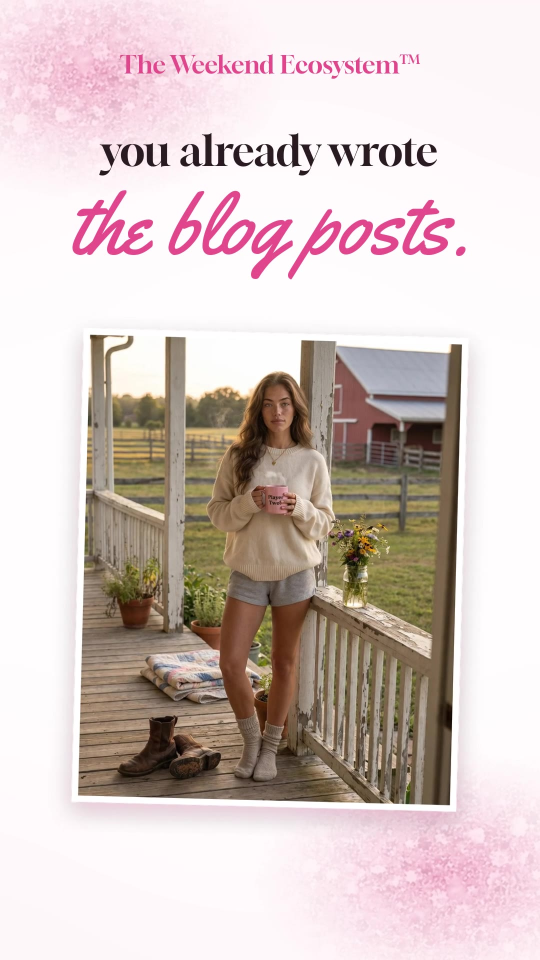
#> input picture ops/promo-reels/2026-10-23-we-reel-01-cover.jpg, 1080 x 1920 px (shown at 1/2 size)
$ python -i look_reel.py   (imports and definitions only)
#> lines starting #> are read from the running program, lines starting #| are printed output that depends on the picture; after the words box and inside, x2 and y2 are one past the last pixel; in counts of white or black regions, pixels touching at a corner belong together
#> further down, picture is the input picture: PIL image 1080x1920 RGB; mean R, G, B 212.7, 197.9, 194.9
"""One promo Reel for The While-You-Sleep Storefront, made from ONE look's full photo set.

Usage: python3 look_reel.py <slug> <hook 1-4> <out_dir>
Reads src/lifestyle/<slug>.json and <slug>-basic.jpg / -styled.jpg / -lifestyle.jpg, plus the look's Roundup and Found It
pins from public/wys-pins/<slug>/roundup.jpg and found-it.jpg (or ops/wys/newpins/*_<slug_with_underscores>_roundup.jpg / _foundit.jpg).
All five are required (Jodie, 12 Nov 2026: every look has 5 photos; never show a partial set). Seasonal looks are not used.
Writes <out_dir>/<slug>-reel.mp4 (1080x1920, 30 fps, about 23 s, silent) and <slug>-reel-cover.jpg.
Approved design: the PREMIUM version (Jodie, 12 Nov 2026: "Love it!"), built on the "bold" promo she picked earlier that day:
Gloock serif headlines, blush Yellowtail script accent lines with a centred champagne underline (no solid colour boxes),
a lone capital I in a script line is set in Gloock, champagne hairline frame, soft silver sparkle at the edges,
"See how it works" end button. No flat pink backgrounds, lists stacked
with dashes, product name big on the end card, text kept clear of the Instagram caption and buttons.
"""
import os, sys, json, math, subprocess
from PIL import Image, ImageDraw, ImageFont, ImageFilter

HERE = os.path.dirname(os.path.abspath(__file__))
REPO = os.path.abspath(os.path.join(HERE, '..', '..'))
FD = os.path.join(HERE, 'fonts')
W, H, FPS = 1080, 1920, 30
# INSTAGRAM SAFE AREA (Jodie, 16 Nov 2026: she had to delete the Laundry Day Reel for cut-off text).
# The feed shows a Reel cropped to 4:5 (rows 285-1635) and the Reels screen covers the top ~250 px (name/AI label)
# and the bottom ~420 px (caption, buttons). Every word, card and line must sit inside SAFE_TOP..SAFE_BOTTOM,
# and nothing may slide in from or out past the frame edges. check_safe() refuses to render if anything breaks this.
SAFE_TOP, SAFE_BOTTOM, SAFE_X = 300, 1480, 60
PINK = (214, 46, 115)
INK = (26, 20, 23)
LIGHT = (255, 240, 246)

HOOKS = {
    1: ('POSTED AT 2 AM.', 'I WAS ASLEEP.'),
    2: ('THIS LOOK WAS MADE', 'WHILE I SLEPT.'),
    3: ("I DIDN'T STYLE THIS.", 'I WAS ASLEEP.'),
    4: ('MY STOREFRONT', 'WORKED THE NIGHT SHIFT.'),
}


# [5 lines left out: function F, not called in this run]

ANT = lambda s: F('Anton-Regular.ttf', s)
GLO = lambda s: F('Gloock-Regular.ttf', s)
JOST = lambda s, v='SemiBold': F('Jost.ttf', s, v)
SCRIPT = lambda s: F('yellowtail-latin-400-normal.ttf', s)
BLUSH = (255, 196, 222)      # script accent colour
CHAMP = (246, 226, 206)      # champagne hairlines


def ease(p):
    p = max(0.0, min(1.0, p)); return 1 - (1 - p) ** 3


def ease_back(p):
    p = max(0.0, min(1.0, p)); c1 = 1.70158; c3 = c1 + 1
    return 1 + c3 * (p - 1) ** 3 + c1 * (p - 1) ** 2


# [91 lines left out: functions fit_text, glow, label, sentence, big, stack and 2 more, not called in this run]


class El:
    def __init__(s, img, cx, cy, t0=0, din=0.4, kind='up', dist=80):
        s.img, s.cx, s.cy, s.t0, s.din, s.kind, s.dist = img, cx, cy, t0, din, kind, dist

    # [12 lines left out: function draw, not called in this run]


def cover_fit(src, z=1.0, cx=0.5, cy=0.5):
#> called with z = 1.15, cx = 0.5, cy = 0.5
    s = max(W / src.width, H / src.height) * z; cw, ch = W / s, H / s
#> after `s = max(W / src.width, H / src.height) * z`: s = 1.15
#> after `cw, ch = (W / s, H / s)`: cw = 939.1; ch = 1669.6
    x, y = src.width * cx, src.height * cy
#> x = 540; y = 960
    x = min(max(x, cw / 2), src.width - cw / 2); y = min(max(y, ch / 2), src.height - ch / 2)
    return src.resize((W, H), Image.BILINEAR, box=(x - cw / 2, y - ch / 2, x + cw / 2, y + ch / 2)).convert('RGBA')
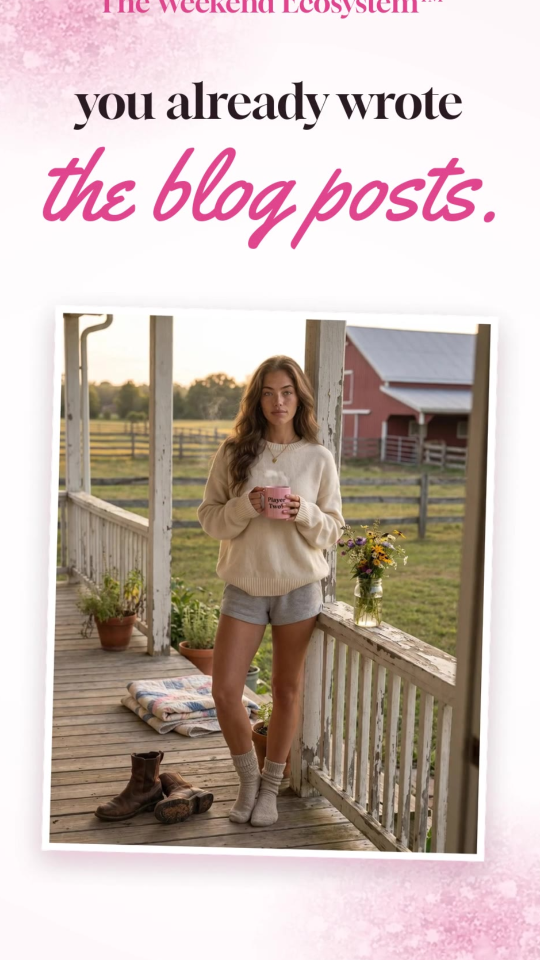
#> returned value: PIL image 1080x1920 RGBA (shown at 1/2 size); mean R, G, B, A 199.8, 183.8, 178.5, 255


def kenburns(src, t, dur, z0, z1):
    return cover_fit(src, z0 + (z1 - z0) * min(1, t / dur))


# [8 lines left out: function shade, not called in this run]


def rose_backdrop(src):
    """The look's own photo, blurred, under a deep rose wash with a soft glow: rich, never flat."""
    b = cover_fit(src, 1.15).filter(ImageFilter.GaussianBlur(38))
    wash = Image.new('RGBA', (W, H), (96, 18, 56, 140)); b.alpha_composite(wash)
#> after `wash = Image.new('RGBA', (W, H), (96, 18, 56, 140))`:
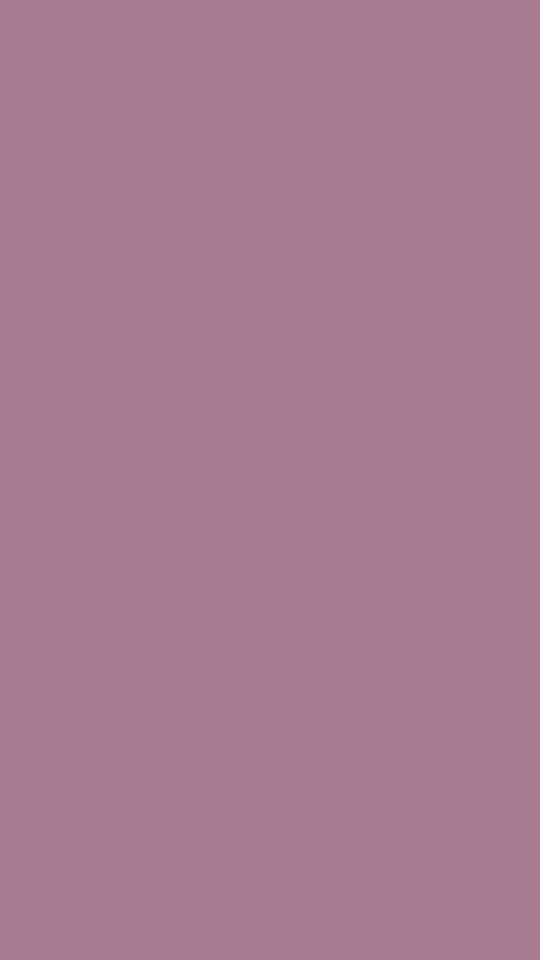
#> wash: PIL image 1080x1920 RGBA (shown at 1/2 size); mean R, G, B, A 96, 18, 56, 140; transparent parts drawn white
    m = Image.new('L', (W, H), 0); ImageDraw.Draw(m).ellipse((-250, 250, 1330, 1450), fill=120)
#> after `m = Image.new('L', (W, H), 0)`: m: PIL image 1080x1920 L; every value is 0
#> after `ImageDraw.Draw(m).ellipse((-250, 250, 1330, 1450), fill=120)`:
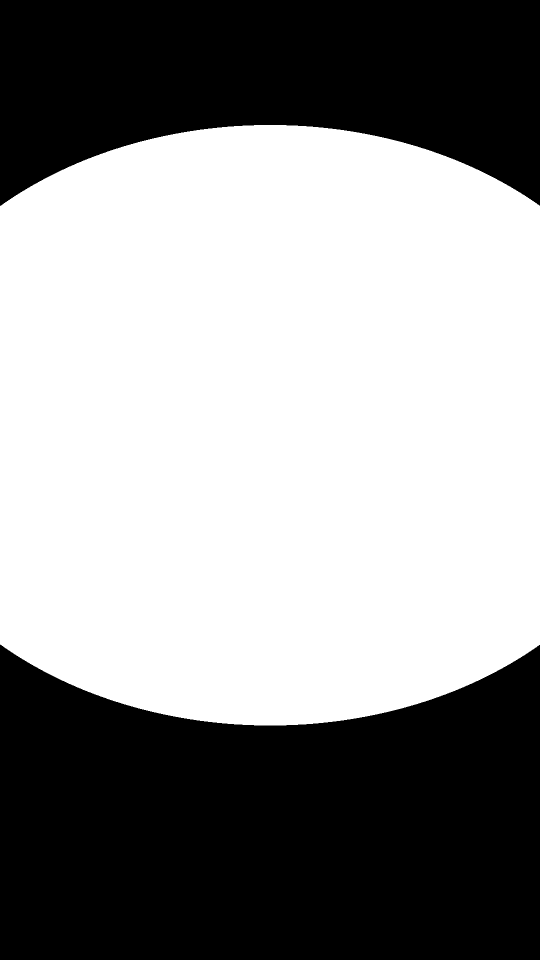
#> m: PIL image 1080x1920 L (shown at 1/2 size); values 0 (black) and 120 (white), 57.3% white; 2 black regions, box (x1, y1, x2, y2) and area: (0, 1289, 1080, 1920) 561288, (0, 0, 1080, 412) 324768
    g = Image.new('RGBA', (W, H), (232, 90, 155, 255)); g.putalpha(m.filter(ImageFilter.GaussianBlur(220)))
#> after `g.putalpha(m.filter(ImageFilter.GaussianBlur(220)))`:
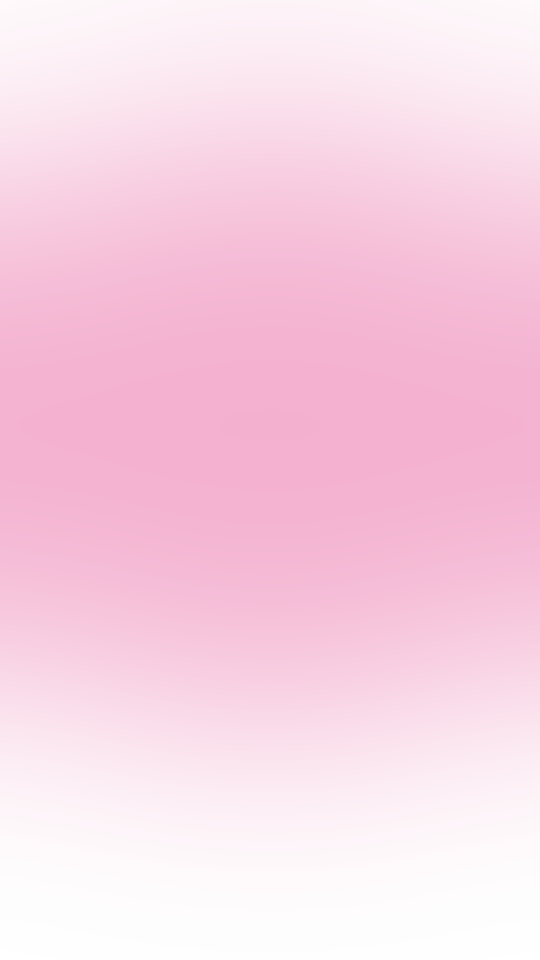
#> g: PIL image 1080x1920 RGBA (shown at 1/2 size); mean R, G, B, A 232, 90, 155, 67.3; transparent parts drawn white
    b.alpha_composite(g)
    v = Image.new('L', (1, H))
    for y in range(H): v.putpixel((0, y), int(110 * abs(y / H - 0.5) * 2) ** 1)
    vv = Image.new('RGBA', (W, H), (25, 6, 15, 255)); vv.putalpha(v.resize((W, H))); b.alpha_composite(vv)
#> after `vv = Image.new('RGBA', (W, H), (25, 6, 15, 255))`:
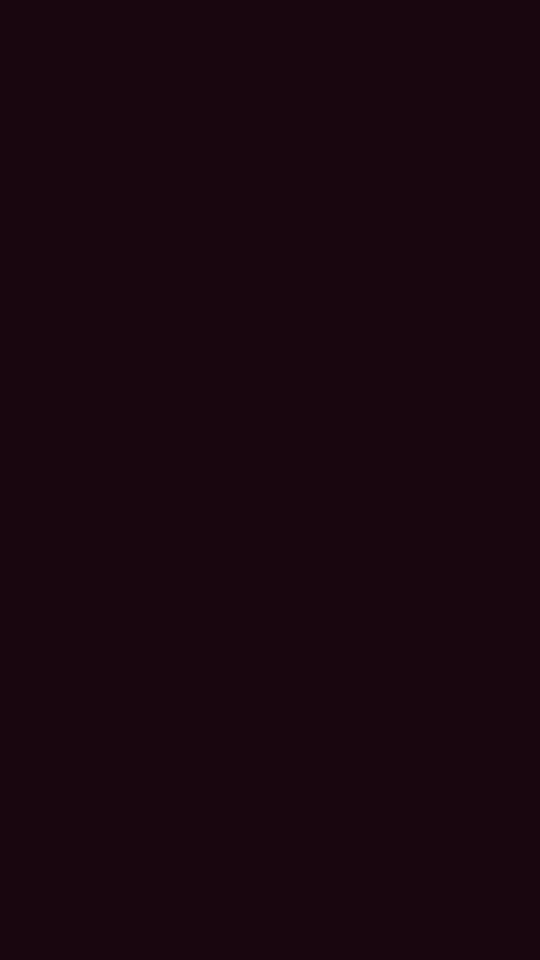
#> vv: PIL image 1080x1920 RGBA (shown at 1/2 size); mean R, G, B, A 25, 6, 15, 255
#> after `vv.putalpha(v.resize((W, H)))`:
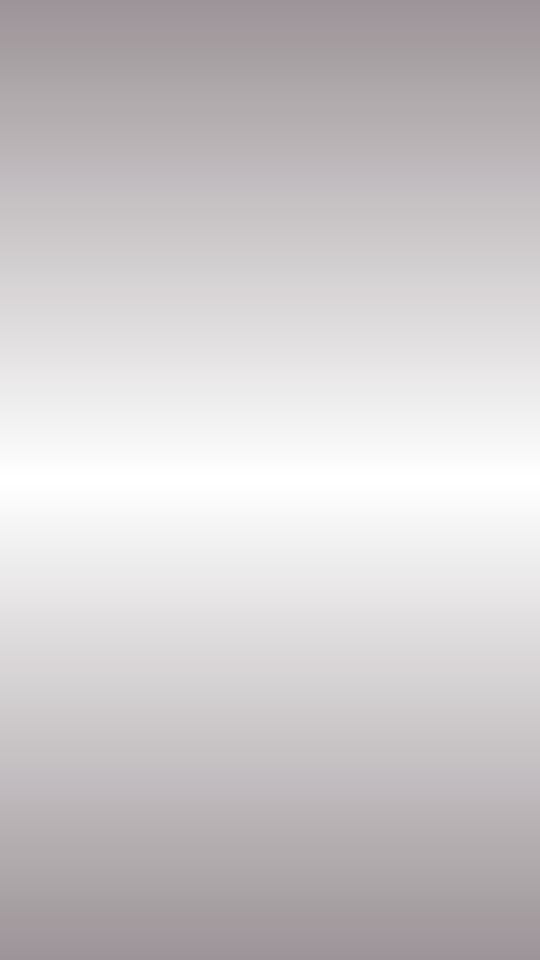
#> vv: PIL image 1080x1920 RGBA (shown at 1/2 size); mean R, G, B, A 25, 6, 15, 54.5; transparent parts drawn white
#> after `b.alpha_composite(vv)`:
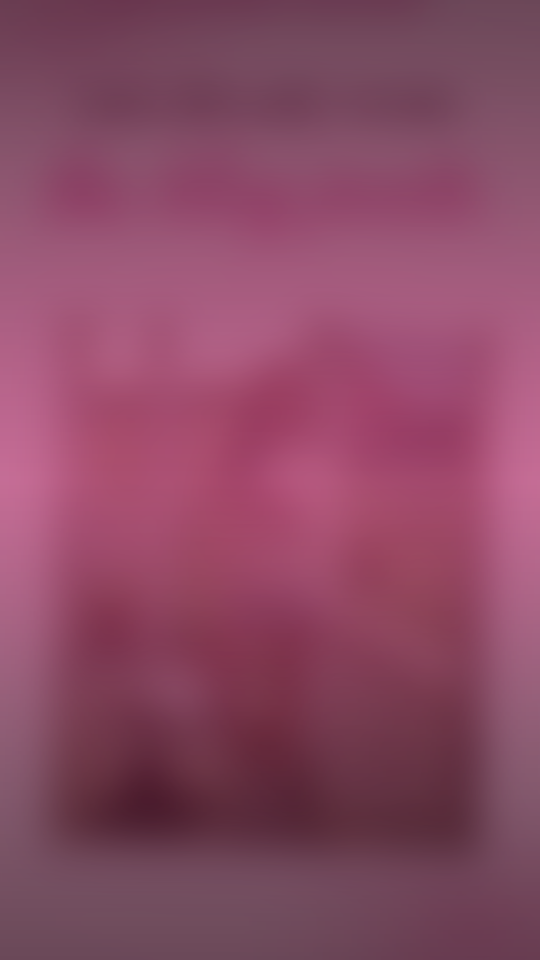
#> b: PIL image 1080x1920 RGBA (shown at 1/2 size); mean R, G, B, A 137.5, 73.3, 100.2, 255
    import random; r = random.Random(7); sp = Image.new('RGBA', (W, H), (0, 0, 0, 0)); sd = ImageDraw.Draw(sp)
#> after `sp = Image.new('RGBA', (W, H), (0, 0, 0, 0))`: sp: PIL image 1080x1920 RGBA; every value is 0
    for _ in range(70):
        x, y = r.uniform(0, W), r.uniform(0, H)
        if 260 < x < 820 and 300 < y < 1650 and r.random() < 0.8: continue   # keep sparkle to the edges
        L = r.uniform(3, 10); a = r.randint(90, 200)
        sd.line((x - L, y, x + L, y), fill=(255, 255, 255, a), width=2); sd.line((x, y - L, x, y + L), fill=(255, 255, 255, a), width=2)
        sd.ellipse((x - 2, y - 2, x + 2, y + 2), fill=(255, 255, 255, 230))
    b.alpha_composite(sp.filter(ImageFilter.GaussianBlur(0.6)))
    return b


# [150 lines left out: functions extra_photos, build, check_safe, render, not called in this run]


# [11 lines not run here, left out]

>>> from PIL import Image
>>> picture = Image.open('2026-10-23-we-reel-01-cover.jpg')
>>> result = rose_backdrop(picture)
